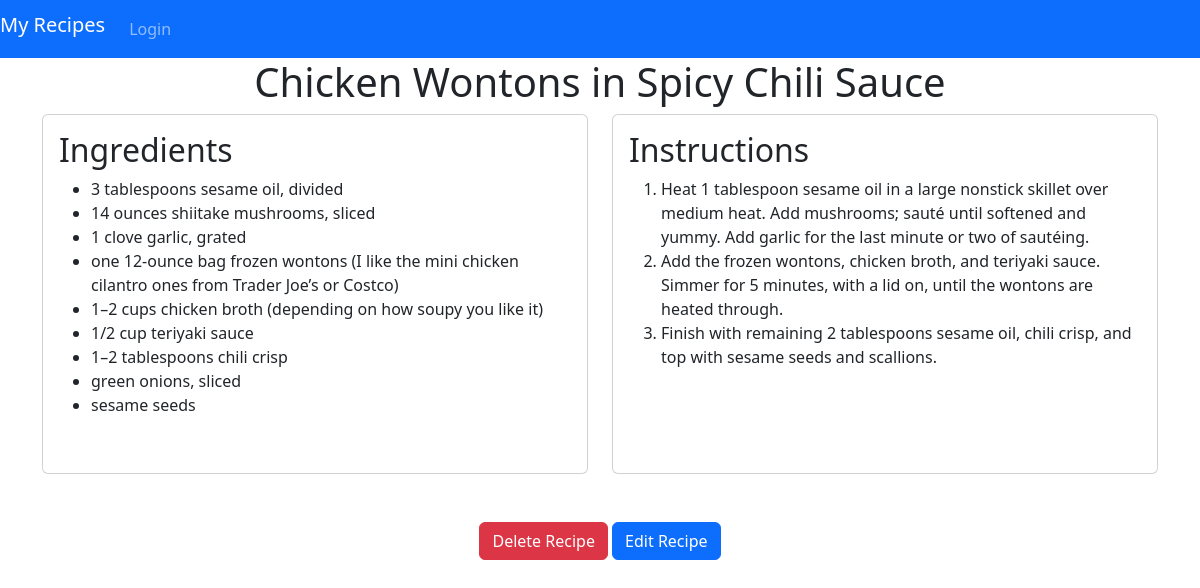
Page /recipes/155/ on the committed database.
### recipes/models.py (models this page shows, shortened)
class Recipe(models.Model):
    user = models.ForeignKey(User, on_delete=models.CASCADE, default=get_default_user_id)
    title = models.CharField(max_length=200)
    ingredients = models.ManyToManyField(Ingredient, through='RecipeIngredient', blank=True)
    instructions = models.ManyToManyField(Instruction, through='RecipeInstruction', blank=True)
    category = models.ForeignKey(RecipeCategory, on_delete=models.CASCADE, blank=True)
    recipe_image = models.CharField(max_length=500, default='https://t4.ftcdn.net/jpg/02/15/28/55/360_F_215285525_fqG9SPnXZfOrwFxHzqI6d1hHPVmdSUSx.jpg')

class RecipeIngredient(models.Model):
    recipe = models.ForeignKey(Recipe, on_delete=models.CASCADE)
    ingredient = models.ForeignKey(Ingredient, on_delete=models.CASCADE)

class Ingredient(models.Model):
    name = models.CharField(max_length=100)

class RecipeInstruction(models.Model):
    recipe = models.ForeignKey(Recipe, on_delete=models.CASCADE)
    instruction = models.ForeignKey(Instruction, on_delete=models.CASCADE)

class Instruction(models.Model):
    instruction = models.CharField(max_length=300)

### recipes/views.py (the view)
# urls.py: path('<int:pk>/', views.RecipeDetail.as_view(), name='detail'),
class RecipeDetail(DetailView):
    model = Recipe
    template_name = 'recipes/recipe_detail.html'
    context_object_name = 'recipe'
    def get_context_data(self, **kwargs):
        context = super().get_context_data(**kwargs)
        recipe = self.get_object()
        context['instructions'] = Instruction.objects.filter(recipe=recipe)
        context['ingredients'] = Ingredient.objects.filter(recipe=recipe)
        context['recipe_ingredients'] = RecipeIngredient.objects.filter(recipe=recipe)
        context['recipe_instructions'] = RecipeInstruction.objects.filter(recipe=recipe)
        return context

### recipes/templates/recipes/recipe_detail.html
{% extends 'recipes/base.html' %}
{% block body %}
<div class="container">
    <div class="row">
        <div class="col-md-12">
            <h1 class="text-center">{{ recipe.title }}</h1>
        </div>
    </div>
</div>
<div class="container">
    <div class="row">
        <div class="col-md-6">
            <div class="card mb-4 h-100 d-flex flex-column">
                <div class="card-body">
                    <h2>Ingredients</h2>
                    <ul>
                        {% for recipe_ingredient in recipe_ingredients %}
                            <li>{{ recipe_ingredient.ingredient.name }}</li>
                        {% endfor %}
                    </ul>
                </div>
            </div>
        </div>
        <div class="col-md-6">
            <div class="card mb-4 h-100 d-flex flex-column">
                <div class="card-body">
                    <h2>Instructions</h2>
                    <ol>
                        {% for recipe_instruction in recipe_instructions %}
                            <li>{{ recipe_instruction.instruction.instruction }}</li>
                        {% endfor %}
                    </ol>
                </div>
            </div>
        </div>
    </div>
</div>
<div class="container mt-5">
    <div class="row justify-content-center">
        <div class="text-center mb-5">
            <a href="{% url 'recipes:delete_recipe' pk=recipe.pk  %}" class="btn btn-danger btn-block">Delete Recipe</a>
            <a href="{% url 'recipes:edit_recipe' pk=recipe.pk  %}" class="btn btn-primary btn-block">Edit Recipe</a>
        </div>
    </div>
</div>
{% endblock %}

### recipes/static/recipe_site/style.css (style rules this page uses)
body { background-color: lightyellow; }

### rows in the picture
Recipe: title "Chicken Wontons in Spicy Chili Sauce"
RecipeIngredient: ingredient.name "3 tablespoons sesame oil, divided"
RecipeIngredient: ingredient.name "14 ounces shiitake mushrooms, sliced"
RecipeIngredient: ingredient.name "1 clove garlic, grated"
RecipeIngredient: ingredient.name "one 12-ounce bag frozen wontons (I like the mini chicken cilantro ones from Trader Joe’s or Costco)"
RecipeIngredient: ingredient.name "1–2 cups chicken broth (depending on how soupy you like it)"
RecipeIngredient: ingredient.name "1/2 cup teriyaki sauce"
RecipeIngredient: ingredient.name "1–2 tablespoons chili crisp"
RecipeIngredient: ingredient.name "green onions, sliced"
RecipeIngredient: ingredient.name "sesame seeds"
RecipeInstruction: instruction.instruction "Heat 1 tablespoon sesame oil in a large nonstick skillet over medium heat. Add mushrooms; sauté until softened and yummy. Add garlic for the last minute or two of sautéing."
RecipeInstruction: instruction.instruction "Add the frozen wontons, chicken broth, and teriyaki sauce. Simmer for 5 minutes, with a lid on, until the wontons are heated through."
RecipeInstruction: instruction.instruction "Finish with remaining 2 tablespoons sesame oil, chili crisp, and top with sesame seeds and scallions."
